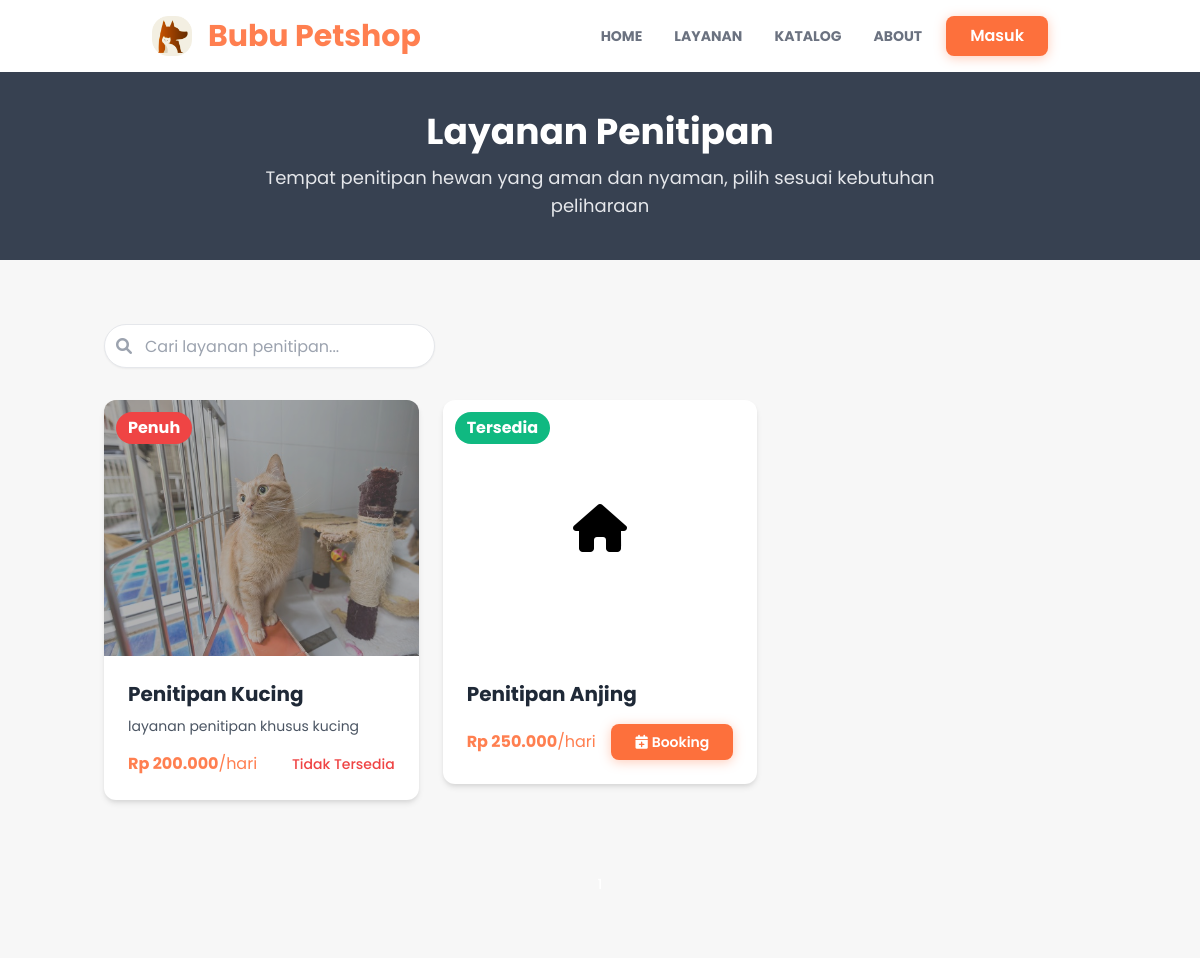
Page /layanan/penitipan (upper part) on the earlier database version.
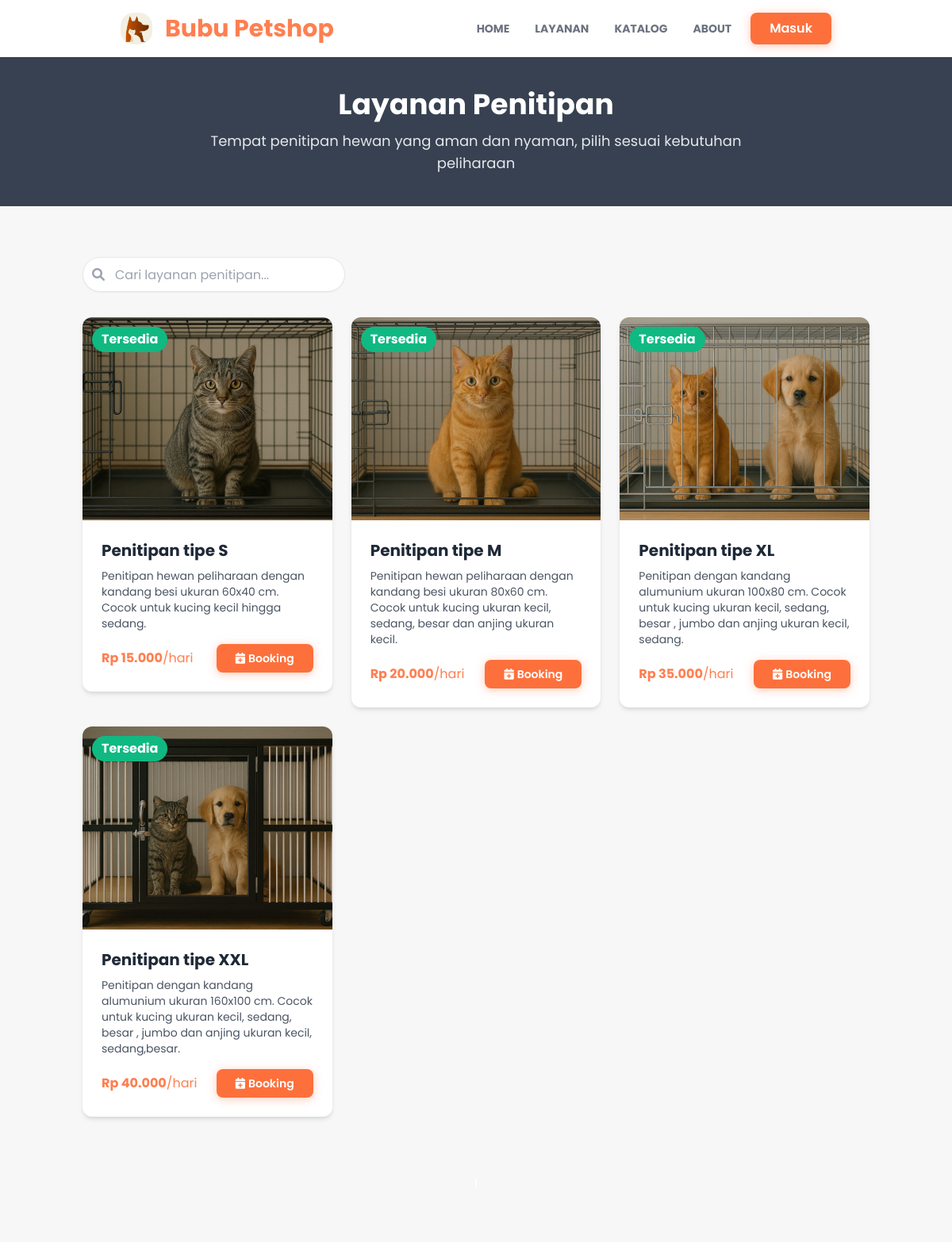
Same page on the later database version.
### detailpetcare/models.py (models this page shows, shortened)
class DetailPetcare(models.Model):
    id = models.AutoField(primary_key=True)
    nama_petcare = models.CharField(max_length=50)
    tlp_petcare = models.CharField(max_length=20)
    email_petcare = models.CharField(max_length=100)
    alamat_petcare = models.TextField(blank=True, null=True)
    maps_petcare = models.CharField(max_length=1000, blank=True, null=True)
    deskripsi_petcare = models.TextField(blank=True, null=True)
    rekening_petcare = models.CharField(max_length=100, blank=True, null=True)
    pemilik_rekening = models.CharField(max_length=100, blank=True, null=True)
    nama_bank = models.CharField(max_length=100, blank=True, null=True)
    class Meta:
        db_table = 'detail_petcare'
        verbose_name_plural = "Detail Petcare"

### layanan/models.py (models this page shows, shortened)
class LayananPenitipan(models.Model):
    id_penitipan = models.AutoField(primary_key=True)
    jenis_penitipan = models.CharField(max_length=100)
    harga_penitipan = models.DecimalField(max_digits=8, decimal_places=2)
    kapasitas_penitipan = models.IntegerField()
    deskripsi_penitipan = models.TextField()
    foto_penitipan = models.ImageField(upload_to=layanan_image_upload_path, blank=True, null=True)
    class Meta:
        db_table = 'layanan_penitipan'
        verbose_name_plural = "Layanan Penitipan"

### layanan/views.py (the view)
# urls.py: path("penitipan", views.layanan_penitipan, name="layanan_penitipan"),
def layanan_penitipan(request):
    penitipan_services = LayananPenitipan.objects.all()
    context = {
        'title': "Layanan Penitipan",
        'penitipan_services': penitipan_services,
    }
    return render(request, 'layanan/penitipan.html', context)

### user/context_processors.py (called while the page is built)
def detail_petcare(request):
    try:
        detail = DetailPetcare.objects.first()
    except Exception:
        detail = None
    return {'detail_petcare': detail}

def current_route(request):
    match = request.resolver_match
    return {
        'namespace': match.namespace if match else '',
        'url_name': match.url_name if match else ''
    }

### templates/layanan/penitipan.html (shortened to what this page needs)
{% extends "base.html" %}{% load static %}
{% load humanize %}
{% block content %}
<div class="bg-gray-700 py-10 px-4 relative">
  <div class="container mx-auto text-center">
    <h1 class="text-2xl sm:text-3xl md:text-4xl font-bold text-white mb-3 leading-tight">
      Layanan Penitipan
    </h1>
    <p class="text-sm sm:text-base md:text-lg text-gray-200 max-w-2xl mx-auto leading-relaxed">
      Tempat penitipan hewan yang aman dan nyaman, pilih sesuai kebutuhan peliharaan
    </p>
  </div>
</div>
<section class="py-16">
  <div class="container mx-auto px-4">
    <div class="flex flex-col md:flex-row justify-between items-center mb-8">
      <div class="w-full md:w-1/3 mb-4 md:mb-0">
        <div class="search-container">
          <input type="text" id="service-search" class="search-input" placeholder="Cari layanan penitipan...">
        </div>
      </div>
    </div>
    <div
      class="grid grid-cols-1 xs:grid-cols-1 sm:grid-cols-2 lg:grid-cols-3 xl:grid-cols-4 gap-3 sm:gap-4 md:gap-6 mb-10"
      id="service-grid">
      {% for service in penitipan_services %}
      <div class="service-card group">
        <div class="bg-white rounded-xl overflow-hidden shadow-md hover:shadow-xl transition-all duration-300">
          <div class="relative">
            {% if service.kapasitas_penitipan > 0 %}
            <span
              class="absolute top-2 left-2 md:top-3 md:left-3 z-10 bg-green-500 text-white text-[10px] xs:text-xs font-bold px-2 py-0.5 md:px-3 md:py-1 rounded-full">Tersedia</span>
            {% else %}
            <span
              class="absolute top-2 left-2 md:top-3 md:left-3 z-10 bg-red-500 text-white text-[10px] xs:text-xs font-bold px-2 py-0.5 md:px-3 md:py-1 rounded-full">Penuh</span>
            {% endif %}
            <div class="relative overflow-hidden">
              {% if service.foto_penitipan %}
              <img src="{{ service.foto_penitipan.url }}" alt="{{ service.jenis_penitipan }}"
                class="w-full h-36 sm:h-48 md:h-56 lg:h-64 object-cover transform group-hover:scale-105 transition-transform duration-300 {% if service.kapasitas_penitipan == 0 %}opacity-70{% endif %}" />
              {% else %}
              <div class="w-full h-36 sm:h-48 md:h-56 lg:h-64 bg-orange-100 flex items-center justify-center">
                <i class="fas fa-home text-orange-300 text-3xl md:text-5xl"></i>
              </div>
              {% endif %}
              <div
                class="absolute inset-0 bg-black opacity-0 group-hover:opacity-20 transition-opacity duration-300 {% if service.kapasitas_penitipan == 0 %}opacity-30{% endif %}">
              </div>
            </div>
          </div>
          <div class="p-3 xs:p-4 md:p-6">
            <h3 class="text-sm xs:text-base md:text-lg lg:text-xl font-bold text-gray-800 mb-1 md:mb-2 line-clamp-2">
              {{ service.jenis_penitipan }}
            </h3>
            <p class="text-xs md:text-sm text-gray-600 mb-2 md:mb-4 line-clamp-2 sm:line-clamp-3">
              {{ service.deskripsi_penitipan }}</p>
            <div class="flex xs:flex-col md:flex-row justify-between items-center mt-2 md:mt-4">
              <p class="text-md font-bold text-orange-theme">
                Rp {{ service.harga_penitipan|floatformat:0|intcomma }}<span class="text-[10px] xs:text-xs font-normal">/hari</span>
              </p>
              {% if service.kapasitas_penitipan > 0 %}
              <a href="{% url 'bookinglayanan:tambah_booking' %}?tipe=sitting&id={{ service.id_penitipan }}"
                class="bg-orange-500 btn-modern hover:bg-orange-600 text-white text-[10px] xs:text-xs md:text-sm font-medium rounded-md px-2 py-1 xs:px-2.5 md:px-3 md:py-1.5 flex items-center transition duration-300">
                <i class="fas fa-calendar-plus mr-1"></i>Booking
              </a>
              {% else %}
              <span class="text-red-500 text-[10px] xs:text-xs md:text-sm font-medium">Tidak Tersedia</span>
              {% endif %}
            </div>
          </div>
        </div>
      </div>
      {% endfor %}
    </div>
    <div class="flex justify-center mt-10">
      <ul class="pagination" id="pagination">
      </ul>
    </div>
  </div>
</section>
{% endblock content %}

### templates/base.html (shortened to what this page needs)
{% load static %}
<!DOCTYPE html>
<html>
<head>
  {% include "snippets/meta.html" %} {% include "snippets/styles.html" %}
</head>
<body>
  {% include "snippets/navbar.html" %}
  <div class="w-full">{% block content %}{% endblock content %}</div>
</body>
</html>

### templates/snippets/styles.html (shortened to what this page needs)
{% load static %}
<link href="https://cdn.jsdelivr.net/npm/tailwindcss@2.2.19/dist/tailwind.min.css" rel="stylesheet" />
<link href="https://cdnjs.cloudflare.com/ajax/libs/font-awesome/6.0.0-beta3/css/all.min.css" rel="stylesheet" />
<link rel="stylesheet" href="{% static 'css/style.css' %}" />

### templates/snippets/navbar.html (shortened to what this page needs)
{% load static %}
<nav id="navbar" class="bg-white py-4 shadow-md transition-all duration-300 ease-in-out">
  <div class="container mx-auto px-8 md:px-16 flex items-center">
    <a href="{% url 'home:index' %}" class="flex items-center flex-shrink-0">
      <img src="{% static 'base-img/icon.png' %}" alt="Bubu Petshop Logo" class="w-8 md:w-10 mr-2 md:mr-4" />
      <span class="text-xl md:text-3xl font-bold text-orange-theme rounded-md">{{ detail_petcare.nama_petcare }}</span>
    </a>
    <div id="navbar-menu" class="navbar-menu hidden lg:flex lg:items-center lg:w-auto w-full">
      <div class="text-sm lg:flex lg:mr-4">
        <a href="{% url 'home:index' %}"
          class="block mt-4 lg:inline-block lg:mt-0 text-gray-500 font-bold uppercase hover-text-orange-theme mr-4 p-2 rounded-md transition-colors duration-200 {% if namespace == 'home' %}text-orange-theme{% endif %}">HOME</a>
        <a href="{% url 'home:index' %}#layanan"
          class="block mt-4 lg:inline-block lg:mt-0 text-gray-500 font-bold uppercase hover-text-orange-theme mr-4 p-2 rounded-md transition-colors duration-200">LAYANAN
          <a href="{% url 'home:index' %}#katalog"
            class="block mt-4 lg:inline-block lg:mt-0 text-gray-500 font-bold uppercase hover-text-orange-theme mr-4 p-2 rounded-md transition-colors duration-200">KATALOG</a>
          <a href="{% url 'home:index' %}#about"
            class="block mt-4 lg:inline-block lg:mt-0 text-gray-500 font-bold uppercase hover-text-orange-theme p-2 rounded-md transition-colors duration-200">ABOUT</a>
      </div>
      <div id="auth-section" class="user-auth-section w-full lg:w-auto flex justify-center items-center mt-4 lg:mt-0">
        {% if not user.is_authenticated %}
        <a href="{% url 'user:login' %}" class="btn-modern">
          Masuk
        </a>
        {% endif %}
      </div>
    </div>
  </div>
</nav>

### templates/snippets/footer.html (shortened to what this page needs)
{% load static %}

### templates/snippets/script.html (shortened to what this page needs)
{% load static %}

### static/css/style.css (style rules this page uses)
html { scroll-behavior: smooth; }
body { font-family: 'Poppins', sans-serif; background-color: #f7f7f7; overflow-x: hidden; }
.text-orange-theme { color: #FF7F50; }
.btn-modern { background-color: #fd703c; color: white; font-weight: 600; padding: 0.5rem 1.5rem; border-radius: 0.5rem; box-shadow: 0 2px 12px rgba(255, 127, 80, 0.4); transition: all 0.3s ease; border: none; outline: none; position: relative; overflow: hidden; cursor: pointer; display: inline-block; text-align: center; white-space: nowrap; }
.pagination { display: flex; justify-content: center; margin-top: 2rem; padding: 0; list-style: none; }
.search-container { position: relative; }
.search-input { padding-left: 2.5rem; padding-right: 1rem; height: 2.75rem; border-radius: 9999px; width: 100%; border: 1px solid #e5e7eb; box-shadow: 0 1px 2px rgba(0, 0, 0, 0.05); }

Differences in the rows shown:
changed LayananPenitipan: foto_penitipan: a different picture; jenis_penitipan "Penitipan Kucing" → "Penitipan tipe S"; deskripsi_penitipan "layanan penitipan khusus kucing" → "Penitipan hewan peliharaan dengan kandang besi ukuran 60x40 cm. Cocok untuk kucing kecil hingga sedang."; harga_penitipan "200.000" → "15.000"; kapasitas_penitipan "Penuh Tidak Tersedia" → "Tersedia Booking"
changed LayananPenitipan: foto_penitipan: picture added; jenis_penitipan "Penitipan Anjing" → "Penitipan tipe M"; deskripsi_penitipan (not shown) → "Penitipan hewan peliharaan dengan kandang besi ukuran 80x60 cm. Cocok untuk kucing ukuran kecil, sedang, besar dan anjing ukuran kecil."; harga_penitipan "250.000" → "20.000"
added LayananPenitipan: kapasitas_penitipan "Tersedia", foto_penitipan (picture), jenis_penitipan "Penitipan tipe XL", deskripsi_penitipan "Penitipan dengan kandang alumunium ukuran 100x80 cm. Cocok untuk kucing ukuran kecil, sedang, besar , jumbo dan anjing ukuran kecil, sedang.", harga_penitipan "35.000"
added LayananPenitipan: kapasitas_penitipan "Tersedia", foto_penitipan (picture), jenis_penitipan "Penitipan tipe XXL", deskripsi_penitipan "Penitipan dengan kandang alumunium ukuran 160x100 cm. Cocok untuk kucing ukuran kecil, sedang, besar , jumbo dan anjing ukuran kecil, sedang,besar.", harga_penitipan "40.000"
